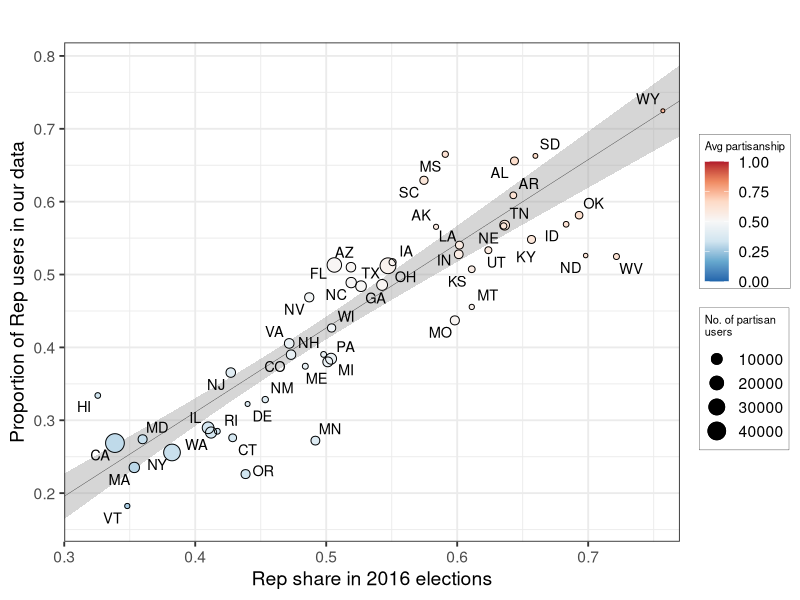

The R script that drew this image:
library(ggplot2)
library(ggrepel)
getwd()
data <- read.csv("verify_partisanship_assignment/output/verify_party_assignment.csv", header=TRUE)

# We exclude DC because it has a disproportionately large number of news media Twitter handles that make it an outlier. Moreover, DC is not an official state.
data = data[data$abbr != 'DC',]

data$avg_part <- rowMeans(subset(data, select = c(rep_share, rep_twitter)), na.rm = TRUE)

ggplot(data) + 
  geom_smooth(method='lm', aes(x=rep_share, y=rep_twitter, weight=partisan_twitter), size=.1, color='black', se=TRUE, fullrange=TRUE)  + 
  geom_point(aes(x=rep_share, y=rep_twitter, size=partisan_twitter, color=avg_part)) + 
  geom_point(aes(x=rep_share, y=rep_twitter, size=partisan_twitter), shape = 1,colour = "black") +
  geom_text_repel(aes(x=rep_share, y=rep_twitter, label=abbr), size=3.7) + 
  scale_color_distiller("Avg partisanship", palette = "RdBu", limits=c(0,1)) + 
  theme_bw(base_size=14) +
  labs(x='Rep share in 2016 elections', y='Proportion of Rep users in our data', title='', size='No. of partisan\nusers') + 
  scale_y_continuous(breaks=seq(0,1,.1)) + scale_x_continuous(breaks=seq(0,1,.1), expand=c(0,0), limits=c(0.3, .77))  +
  theme(legend.background = element_rect(color="black",size = 0.1),legend.margin=margin(c(4,4,5,4)), legend.title=element_text(size=8))


fit <- lm(rep_share ~ rep_twitter, weights = partisan_twitter, data = data)
summary(fit)
